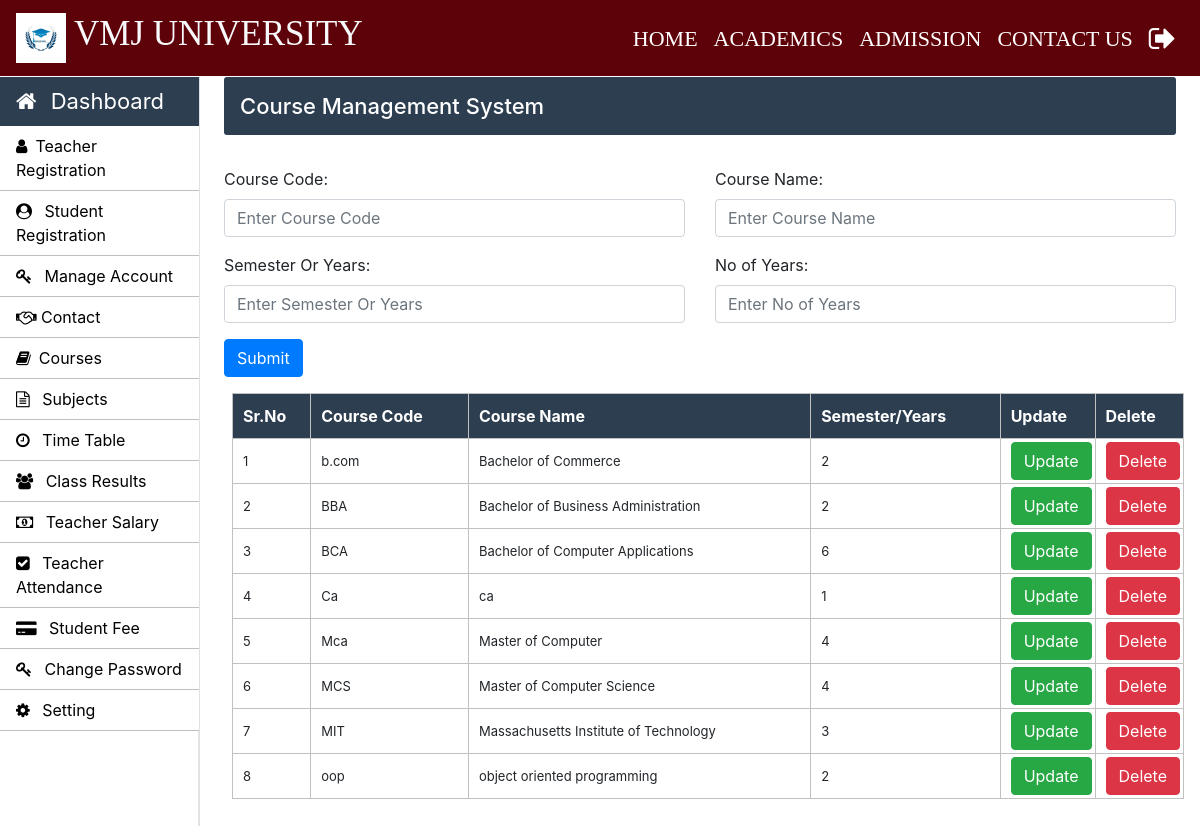
Before: /admin/courses.php (signed in) with the older database file.
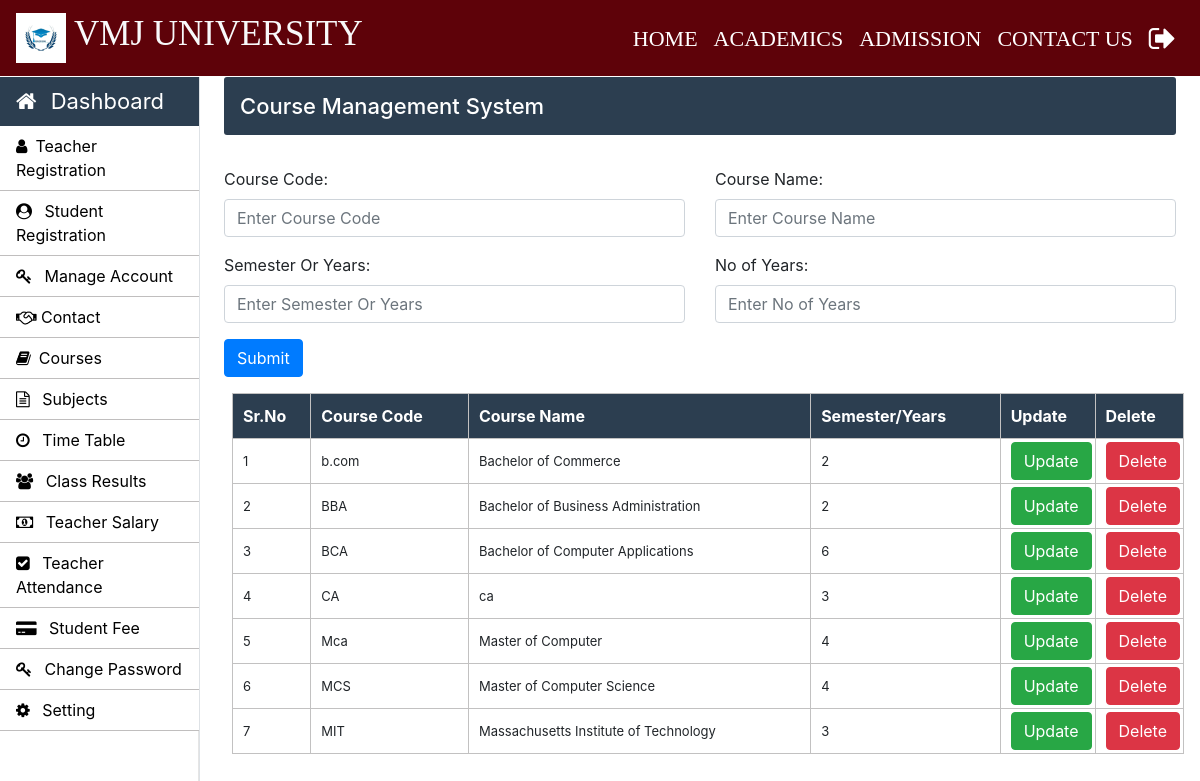
After: the same page with the newer database file.
### tables this page shows
CREATE TABLE IF NOT EXISTS `courses` (
  `course_code` varchar(10) NOT NULL,
  `course_name` varchar(50) NOT NULL,
  `semester_or_year` varchar(10) NOT NULL,
  `no_of_year` int NOT NULL,
  PRIMARY KEY (`course_code`)
);

### admin/courses.php (the view, shortened to what the changed rows need)
<!DOCTYPE html>
<html lang="en">
<head>
    <link rel="stylesheet" href="../bootstrap/css/bootstrap.min.css">
</head>
<body>
    <?php include('../common/common-header.php') ?>
    <main role="main" class="col-xl-10 col-lg-9 col-md-8 ml-sm-auto px-md-4 mb-2 w-100">
        <div class="sub-main">
            <div class="row">
                <div class="col-md-12 ml-2">
                    <section class="mt-3">
                        <table class="w-100 table-elements mb-5 table-three-tr" cellpadding="3">
                            <tr class="table-tr-head table-three text-white">
                                <th>Sr.No</th>
                                <th>Course Code</th>
                                <th>Course Name</th>
                                <th>Semester/Years</th>
                                <th>Update</th>
                                <th>Delete</th>
                            </tr>
                            <?php
                                $sr = 1;
                                $query = "SELECT course_code, course_name, semester_or_year, no_of_year FROM courses";
                                $run = mysqli_query($con, $query);
                                while ($row = mysqli_fetch_array($run)) {
                                    echo "<tr>";
                                    echo "<td>".$sr++."</td>";
                                    echo "<td>".$row['course_code']."</td>";
                                    echo "<td>".$row['course_name']."</td>";
                                    echo "<td>".$row['semester_or_year']."</td>";
                                    echo "<td width='20'>
                                            <form action='update-course.php' method='post'>
                                                <input type='hidden' name='course_code' value='".$row['course_code']."'>
                                                <input type='hidden' name='course_name' value='".$row['course_name']."'>
                                                <input type='hidden' name='semester_or_year' value='".$row['semester_or_year']."'>
                                                <input type='hidden' name='no_of_year' value='".$row['no_of_year']."'>
                                                <button type='button' class='btn btn-success update-btn' data-course-code='".$row['course_code']."'>Update</button>
                                            </form>
                                        </td>";
                                    echo "<td width='20'><a class='btn btn-danger' href='delete-function.php?course_code=".$row['course_code']."'>Delete</a></td>";
                                    echo "</tr>";
                                }
                            ?>
                        </table>
                    </section>
                </div>
            </div>
        </div>
    </main>
</body>
</html>

Changed rows visible on the page:
removed courses: course_code "Ca", course_name "ca", semester_or_year "1"
removed courses: course_code "oop", course_name "object oriented programming", semester_or_year "2"
added courses: course_code "CA", course_name "ca", semester_or_year "3"
